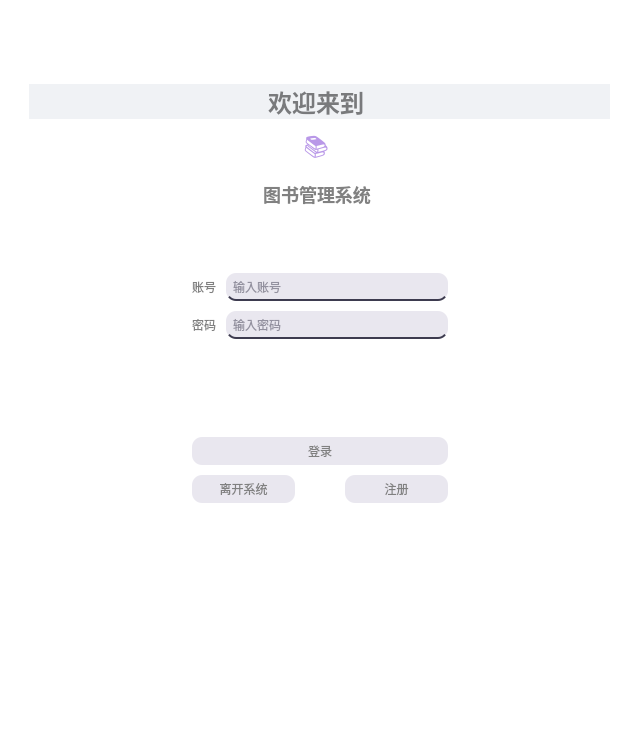
<?xml version="1.0" encoding="UTF-8"?>
<ui version="4.0">
 <class>loginForm</class>
 <widget class="QWidget" name="loginForm">
  <property name="geometry">
   <rect>
    <x>0</x>
    <y>0</y>
    <width>639</width>
    <height>732</height>
   </rect>
  </property>
  <property name="sizePolicy">
   <sizepolicy hsizetype="Minimum" vsizetype="Minimum">
    <horstretch>0</horstretch>
    <verstretch>0</verstretch>
   </sizepolicy>
  </property>
  <property name="windowTitle">
   <string>登录界面</string>
  </property>
  <property name="styleSheet">
   <string notr="true">* {
    background-color: #ffffff;
    color: #808080;
}
QTextBrowser {
    border: none; /* 隐藏边框 */
    background-color: transparent; /* 背景颜色 */
    color: #808080; /* 文字颜色 */
    border-radius: 10px; /* 圆角 */
    padding: 5px; /* 内边距 */
}
QPushButton {
    background-color: #e9e7ef;
    border-radius: 10px;
    padding: 5px;
    border: none; /* 移除边框 */
    outline: none; /* 移除焦点轮廓 */
}

QPushButton:hover {
    background-color: #c0ebd7;
}

QPushButton:pressed {
    background-color: #88ada6;
}

QPushButton:focus {
    border: none; /* 确保焦点时没有边框 */
}
QLineEdit {
    background-color: #e9e7ef;
    border: none; /* 去掉边框 */
    border-radius: 10px; /* 圆角 */
    padding: 5px;
    color: #3d3b4f; /* 输入字体颜色 */
    border-bottom: 2px solid #3d3b4f; /* 底部下划线 */
}
QLineEdit:hover {
    background-color: #d0d7e5; /* 鼠标悬停时的背景颜色 */
}
QLineEdit:focus {
    background-color: #b8c0d0; /* 获得焦点时的背景颜色 */
    border-bottom: 2px solid #88ada6; /* 获得焦点时的下划线颜色 */
}</string>
  </property>
  <layout class="QGridLayout" name="gridLayout" rowstretch="0,0,0,0,0" columnstretch="0,0,0">
   <property name="leftMargin">
    <number>20</number>
   </property>
   <property name="topMargin">
    <number>20</number>
   </property>
   <property name="rightMargin">
    <number>20</number>
   </property>
   <property name="bottomMargin">
    <number>20</number>
   </property>
   <item row="4" column="1">
    <spacer name="verticalSpacer_2">
     <property name="orientation">
      <enum>Qt::Vertical</enum>
     </property>
     <property name="sizeHint" stdset="0">
      <size>
       <width>20</width>
       <height>40</height>
      </size>
     </property>
    </spacer>
   </item>
   <item row="1" column="1">
    <spacer name="verticalSpacer">
     <property name="orientation">
      <enum>Qt::Vertical</enum>
     </property>
     <property name="sizeHint" stdset="0">
      <size>
       <width>20</width>
       <height>40</height>
      </size>
     </property>
    </spacer>
   </item>
   <item row="3" column="0">
    <spacer name="horizontalSpacer_2">
     <property name="orientation">
      <enum>Qt::Horizontal</enum>
     </property>
     <property name="sizeHint" stdset="0">
      <size>
       <width>40</width>
       <height>20</height>
      </size>
     </property>
    </spacer>
   </item>
   <item row="3" column="2">
    <spacer name="horizontalSpacer">
     <property name="orientation">
      <enum>Qt::Horizontal</enum>
     </property>
     <property name="sizeType">
      <enum>QSizePolicy::MinimumExpanding</enum>
     </property>
     <property name="sizeHint" stdset="0">
      <size>
       <width>40</width>
       <height>20</height>
      </size>
     </property>
    </spacer>
   </item>
   <item row="3" column="1">
    <layout class="QVBoxLayout" name="verticalLayout_2" stretch="10,10,1,10,10,10">
     <property name="spacing">
      <number>10</number>
     </property>
     <item>
      <layout class="QHBoxLayout" name="horizontalLayout_6" stretch="1,10">
       <property name="sizeConstraint">
        <enum>QLayout::SetDefaultConstraint</enum>
       </property>
       <item>
        <widget class="QLabel" name="label_8">
         <property name="text">
          <string>账号</string>
         </property>
        </widget>
       </item>
       <item>
        <widget class="QLineEdit" name="lineEdit_7">
         <property name="sizePolicy">
          <sizepolicy hsizetype="Minimum" vsizetype="Maximum">
           <horstretch>0</horstretch>
           <verstretch>0</verstretch>
          </sizepolicy>
         </property>
         <property name="placeholderText">
          <string>输入账号</string>
         </property>
        </widget>
       </item>
      </layout>
     </item>
     <item>
      <layout class="QHBoxLayout" name="horizontalLayout_4" stretch="1,10">
       <property name="sizeConstraint">
        <enum>QLayout::SetDefaultConstraint</enum>
       </property>
       <item>
        <widget class="QLabel" name="label_6">
         <property name="text">
          <string>密码</string>
         </property>
        </widget>
       </item>
       <item>
        <widget class="QLineEdit" name="lineEdit_5">
         <property name="sizePolicy">
          <sizepolicy hsizetype="Minimum" vsizetype="Maximum">
           <horstretch>0</horstretch>
           <verstretch>0</verstretch>
          </sizepolicy>
         </property>
         <property name="text">
          <string/>
         </property>
         <property name="echoMode">
          <enum>QLineEdit::Password</enum>
         </property>
         <property name="placeholderText">
          <string>输入密码</string>
         </property>
        </widget>
       </item>
      </layout>
     </item>
     <item>
      <widget class="QTextBrowser" name="textBrowser_2">
       <property name="sizePolicy">
        <sizepolicy hsizetype="Minimum" vsizetype="Maximum">
         <horstretch>0</horstretch>
         <verstretch>10</verstretch>
        </sizepolicy>
       </property>
       <property name="styleSheet">
        <string notr="true">background-color: transparent;
color: rgba(0, 0, 0, 128);</string>
       </property>
       <property name="html">
        <string>&lt;!DOCTYPE HTML PUBLIC &quot;-//W3C//DTD HTML 4.0//EN&quot; &quot;http://www.w3.org/TR/REC-html40/strict.dtd&quot;&gt;
&lt;html&gt;&lt;head&gt;&lt;meta name=&quot;qrichtext&quot; content=&quot;1&quot; /&gt;&lt;style type=&quot;text/css&quot;&gt;
p, li { white-space: pre-wrap; }
&lt;/style&gt;&lt;/head&gt;&lt;body style=&quot; font-family:'.AppleSystemUIFont'; font-size:13pt; font-weight:400; font-style:normal;&quot;&gt;
&lt;p style=&quot;-qt-paragraph-type:empty; margin-top:0px; margin-bottom:0px; margin-left:0px; margin-right:0px; -qt-block-indent:0; text-indent:0px;&quot;&gt;&lt;br /&gt;&lt;/p&gt;&lt;/body&gt;&lt;/html&gt;</string>
       </property>
      </widget>
     </item>
     <item>
      <widget class="QPushButton" name="pushButton">
       <property name="sizePolicy">
        <sizepolicy hsizetype="Minimum" vsizetype="Maximum">
         <horstretch>0</horstretch>
         <verstretch>0</verstretch>
        </sizepolicy>
       </property>
       <property name="text">
        <string>登录</string>
       </property>
       <property name="autoRepeat">
        <bool>false</bool>
       </property>
       <property name="autoRepeatDelay">
        <number>300</number>
       </property>
      </widget>
     </item>
     <item>
      <layout class="QHBoxLayout" name="horizontalLayout_7" stretch="1,0,1">
       <item>
        <widget class="QPushButton" name="pushButton_3">
         <property name="text">
          <string>离开系统</string>
         </property>
        </widget>
       </item>
       <item>
        <spacer name="horizontalSpacer_3">
         <property name="orientation">
          <enum>Qt::Horizontal</enum>
         </property>
         <property name="sizeHint" stdset="0">
          <size>
           <width>40</width>
           <height>20</height>
          </size>
         </property>
        </spacer>
       </item>
       <item>
        <widget class="QPushButton" name="pushButton_2">
         <property name="sizePolicy">
          <sizepolicy hsizetype="Minimum" vsizetype="Fixed">
           <horstretch>0</horstretch>
           <verstretch>0</verstretch>
          </sizepolicy>
         </property>
         <property name="text">
          <string>注册</string>
         </property>
        </widget>
       </item>
      </layout>
     </item>
     <item>
      <spacer name="verticalSpacer_4">
       <property name="orientation">
        <enum>Qt::Vertical</enum>
       </property>
       <property name="sizeHint" stdset="0">
        <size>
         <width>20</width>
         <height>40</height>
        </size>
       </property>
      </spacer>
     </item>
    </layout>
   </item>
   <item row="2" column="0" colspan="3">
    <widget class="QTextBrowser" name="textBrowser_3">
     <property name="sizePolicy">
      <sizepolicy hsizetype="Minimum" vsizetype="Expanding">
       <horstretch>0</horstretch>
       <verstretch>0</verstretch>
      </sizepolicy>
     </property>
     <property name="focusPolicy">
      <enum>Qt::NoFocus</enum>
     </property>
     <property name="styleSheet">
      <string notr="true">background-color: transparent;
color: rgba(0, 0, 0, 128);</string>
     </property>
     <property name="html">
      <string>&lt;!DOCTYPE HTML PUBLIC &quot;-//W3C//DTD HTML 4.0//EN&quot; &quot;http://www.w3.org/TR/REC-html40/strict.dtd&quot;&gt;
&lt;html&gt;&lt;head&gt;&lt;meta name=&quot;qrichtext&quot; content=&quot;1&quot; /&gt;&lt;style type=&quot;text/css&quot;&gt;
p, li { white-space: pre-wrap; }
&lt;/style&gt;&lt;/head&gt;&lt;body style=&quot; font-family:'.AppleSystemUIFont'; font-size:13pt; font-weight:400; font-style:normal;&quot;&gt;
&lt;h1 align=&quot;center&quot; style=&quot; margin-top:18px; margin-bottom:10px; margin-left:0px; margin-right:0px; -qt-block-indent:0; text-indent:0px; background-color:#f0f2f5;&quot;&gt;&lt;span style=&quot; font-family:'Arial','sans-serif'; font-size:xx-large; font-weight:600; color:rgba(0,0,0,0.494118);&quot;&gt;欢迎来到 &lt;/span&gt;&lt;/h1&gt;
&lt;p align=&quot;center&quot; style=&quot; margin-top:10px; margin-bottom:10px; margin-left:0px; margin-right:0px; -qt-block-indent:0; text-indent:0px;&quot;&gt;&lt;span style=&quot; font-family:'Arial','sans-serif'; font-size:24px; color:rgba(114,46,209,0.494118);&quot;&gt;📚 &lt;/span&gt;&lt;/p&gt;
&lt;h2 align=&quot;center&quot; style=&quot; margin-top:0px; margin-bottom:12px; margin-left:0px; margin-right:0px; -qt-block-indent:0; text-indent:0px;&quot;&gt;&lt;span style=&quot; font-family:'Arial','sans-serif'; font-size:x-large; font-weight:600; color:rgba(0,0,0,0.494118);&quot;&gt;图书管理系统 &lt;/span&gt;&lt;/h2&gt;&lt;/body&gt;&lt;/html&gt;</string>
     </property>
    </widget>
   </item>
  </layout>
 </widget>
 <resources/>
 <connections/>
</ui>
